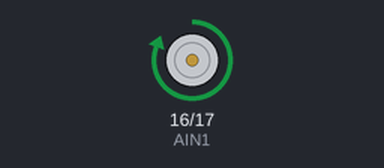
This sketch was run on a simulated Arduino Uno, built with avr-gcc and run on an emulated ATmega328P. Parts: motor-driver pin pairs drawn as motors (green arrow = first pin HIGH = forward, orange = second pin HIGH = backward, longer = more drive).

Above: at 2.5 s.
At 5.5 s:
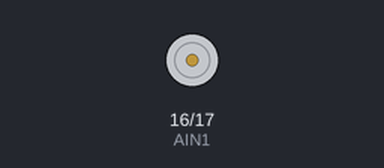
At 8.5 s:
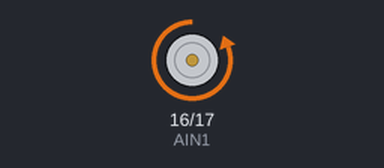
Timing chart, 0 to 15.6 s (numbered marks = the images above):
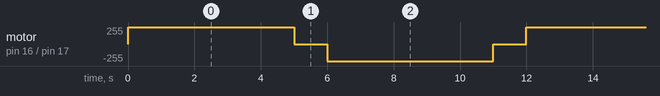

Measured:
- by itself, motor on pin 16 (AIN1) / pin 17 (AIN2): repeats every 12.0 s: stopped 1.0 s, backward 255/255 5.0 s, stopped 1.0 s, forward 255/255 5.0 s

The sketch:

DC_MotorFullSpeed.ino
```cpp
#define AIN1 16
#define AIN2 17


void setup() {
  Serial.begin(9600);

  pinMode(AIN1,OUTPUT);
  pinMode(AIN2,OUTPUT);
}

void loop() {

  digitalWrite(AIN1,HIGH);
  digitalWrite(AIN2,LOW);
  delay(5000);

  digitalWrite(AIN1,LOW);
  digitalWrite(AIN2,LOW);
  delay(1000);

  digitalWrite(AIN1,LOW);
  digitalWrite(AIN2,HIGH);
  delay(5000);

  digitalWrite(AIN1,LOW);
  digitalWrite(AIN2,LOW);
  delay(1000);

}
```
